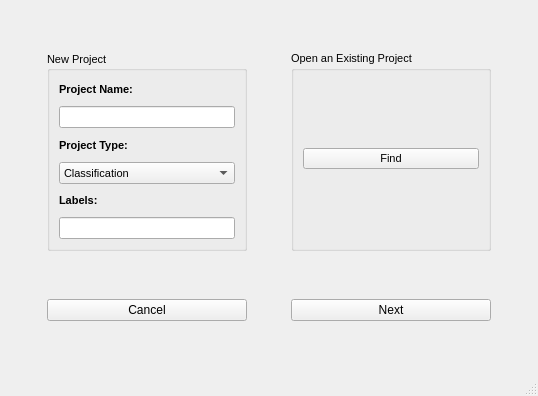
<?xml version="1.0" encoding="UTF-8"?>
<ui version="4.0">
 <class>mainWindow</class>
 <widget class="QMainWindow" name="mainWindow">
  <property name="geometry">
   <rect>
    <x>0</x>
    <y>0</y>
    <width>538</width>
    <height>396</height>
   </rect>
  </property>
  <property name="windowTitle">
   <string>Create Project</string>
  </property>
  <property name="unifiedTitleAndToolBarOnMac">
   <bool>false</bool>
  </property>
  <widget class="QWidget" name="centralwidget">
   <layout class="QGridLayout" name="gridLayout">
    <item row="2" column="1">
     <widget class="QPushButton" name="NextButton">
      <property name="sizePolicy">
       <sizepolicy hsizetype="Preferred" vsizetype="Preferred">
        <horstretch>0</horstretch>
        <verstretch>0</verstretch>
       </sizepolicy>
      </property>
      <property name="text">
       <string>Next</string>
      </property>
     </widget>
    </item>
    <item row="2" column="0">
     <widget class="QPushButton" name="CancelButton">
      <property name="text">
       <string>Cancel</string>
      </property>
     </widget>
    </item>
    <item row="0" column="0">
     <widget class="QGroupBox" name="NewProjBox">
      <property name="maximumSize">
       <size>
        <width>200</width>
        <height>200</height>
       </size>
      </property>
      <property name="font">
       <font>
        <pointsize>8</pointsize>
        <weight>50</weight>
        <bold>false</bold>
       </font>
      </property>
      <property name="layoutDirection">
       <enum>Qt::LeftToRight</enum>
      </property>
      <property name="autoFillBackground">
       <bool>false</bool>
      </property>
      <property name="title">
       <string>New Project</string>
      </property>
      <property name="alignment">
       <set>Qt::AlignLeading|Qt::AlignLeft|Qt::AlignVCenter</set>
      </property>
      <property name="flat">
       <bool>false</bool>
      </property>
      <property name="checkable">
       <bool>false</bool>
      </property>
      <layout class="QVBoxLayout" name="verticalLayout">
       <item>
        <widget class="QLabel" name="label">
         <property name="font">
          <font>
           <pointsize>8</pointsize>
           <weight>75</weight>
           <bold>true</bold>
          </font>
         </property>
         <property name="text">
          <string>Project Name:</string>
         </property>
        </widget>
       </item>
       <item>
        <widget class="QLineEdit" name="ProjName"/>
       </item>
       <item>
        <widget class="QLabel" name="label_2">
         <property name="font">
          <font>
           <pointsize>8</pointsize>
           <weight>75</weight>
           <bold>true</bold>
          </font>
         </property>
         <property name="text">
          <string>Project Type:</string>
         </property>
        </widget>
       </item>
       <item>
        <widget class="QComboBox" name="comboBox">
         <item>
          <property name="text">
           <string>Classification</string>
          </property>
         </item>
         <item>
          <property name="text">
           <string>Object Detection</string>
          </property>
         </item>
        </widget>
       </item>
       <item>
        <widget class="QLabel" name="label_3">
         <property name="font">
          <font>
           <pointsize>8</pointsize>
           <weight>75</weight>
           <bold>true</bold>
          </font>
         </property>
         <property name="text">
          <string>Labels:</string>
         </property>
        </widget>
       </item>
       <item>
        <widget class="QLineEdit" name="ProjName_2"/>
       </item>
      </layout>
     </widget>
    </item>
    <item row="0" column="1">
     <widget class="QGroupBox" name="groupBox_2">
      <property name="sizePolicy">
       <sizepolicy hsizetype="Preferred" vsizetype="Preferred">
        <horstretch>0</horstretch>
        <verstretch>0</verstretch>
       </sizepolicy>
      </property>
      <property name="maximumSize">
       <size>
        <width>200</width>
        <height>200</height>
       </size>
      </property>
      <property name="font">
       <font>
        <pointsize>8</pointsize>
        <weight>50</weight>
        <bold>false</bold>
       </font>
      </property>
      <property name="title">
       <string>Open an Existing Project</string>
      </property>
      <layout class="QVBoxLayout" name="verticalLayout_2">
       <item>
        <widget class="QPushButton" name="FindButton">
         <property name="text">
          <string>Find</string>
         </property>
        </widget>
       </item>
      </layout>
     </widget>
    </item>
   </layout>
  </widget>
  <widget class="QMenuBar" name="menubar">
   <property name="geometry">
    <rect>
     <x>0</x>
     <y>0</y>
     <width>538</width>
     <height>21</height>
    </rect>
   </property>
  </widget>
  <widget class="QStatusBar" name="statusbar"/>
 </widget>
 <resources/>
 <connections/>
</ui>
